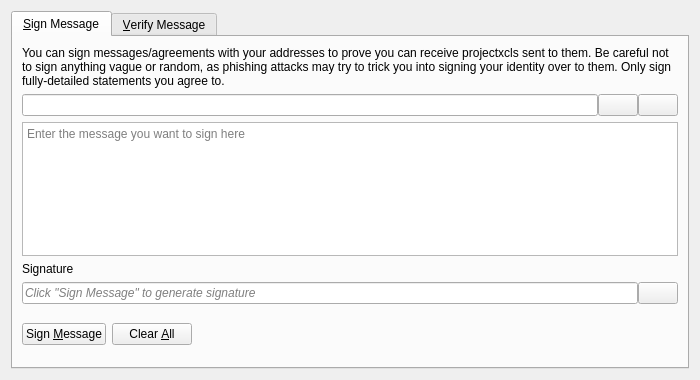
<?xml version="1.0" encoding="UTF-8"?>
<ui version="4.0">
 <class>SignVerifyMessageDialog</class>
 <widget class="QDialog" name="SignVerifyMessageDialog">
  <property name="geometry">
   <rect>
    <x>0</x>
    <y>0</y>
    <width>700</width>
    <height>380</height>
   </rect>
  </property>
  <property name="windowTitle">
   <string>Signatures - Sign / Verify a Message</string>
  </property>
  <property name="modal">
   <bool>true</bool>
  </property>
  <layout class="QVBoxLayout" name="verticalLayout">
   <item>
    <widget class="QTabWidget" name="tabWidget">
     <property name="currentIndex">
      <number>0</number>
     </property>
     <widget class="QWidget" name="tabSignMessage">
      <attribute name="title">
       <string>&amp;Sign Message</string>
      </attribute>
      <layout class="QVBoxLayout" name="verticalLayout_SM">
       <item>
        <widget class="QLabel" name="infoLabel_SM">
         <property name="text">
          <string>You can sign messages/agreements with your addresses to prove you can receive projectxcls sent to them. Be careful not to sign anything vague or random, as phishing attacks may try to trick you into signing your identity over to them. Only sign fully-detailed statements you agree to.</string>
         </property>
         <property name="textFormat">
          <enum>Qt::PlainText</enum>
         </property>
         <property name="wordWrap">
          <bool>true</bool>
         </property>
        </widget>
       </item>
       <item>
        <layout class="QHBoxLayout" name="horizontalLayout_1_SM">
         <property name="spacing">
          <number>0</number>
         </property>
         <item>
          <widget class="QValidatedLineEdit" name="addressIn_SM">
           <property name="toolTip">
            <string>The Projectxcl address to sign the message with</string>
           </property>
          </widget>
         </item>
         <item>
          <widget class="QPushButton" name="addressBookButton_SM">
           <property name="toolTip">
            <string>Choose previously used address</string>
           </property>
           <property name="text">
            <string/>
           </property>
           <property name="icon">
            <iconset resource="../bitcoin.qrc">
             <normaloff>:/icons/address-book</normaloff>:/icons/address-book</iconset>
           </property>
           <property name="shortcut">
            <string>Alt+A</string>
           </property>
           <property name="autoDefault">
            <bool>false</bool>
           </property>
          </widget>
         </item>
         <item>
          <widget class="QPushButton" name="pasteButton_SM">
           <property name="toolTip">
            <string>Paste address from clipboard</string>
           </property>
           <property name="text">
            <string/>
           </property>
           <property name="icon">
            <iconset resource="../bitcoin.qrc">
             <normaloff>:/icons/editpaste</normaloff>:/icons/editpaste</iconset>
           </property>
           <property name="shortcut">
            <string>Alt+P</string>
           </property>
           <property name="autoDefault">
            <bool>false</bool>
           </property>
          </widget>
         </item>
        </layout>
       </item>
       <item>
        <widget class="QPlainTextEdit" name="messageIn_SM">
         <property name="toolTip">
          <string>Enter the message you want to sign here</string>
         </property>
         <property name="placeholderText">
          <string>Enter the message you want to sign here</string>
         </property>
        </widget>
       </item>
       <item>
        <widget class="QLabel" name="signatureLabel_SM">
         <property name="text">
          <string>Signature</string>
         </property>
         <property name="textFormat">
          <enum>Qt::PlainText</enum>
         </property>
        </widget>
       </item>
       <item>
        <layout class="QHBoxLayout" name="horizontalLayout_2_SM">
         <property name="spacing">
          <number>0</number>
         </property>
         <item>
          <widget class="QLineEdit" name="signatureOut_SM">
           <property name="placeholderText">
            <string>Click "Sign Message" to generate signature</string>
           </property>
           <property name="font">
            <font>
             <italic>true</italic>
            </font>
           </property>
           <property name="readOnly">
            <bool>true</bool>
           </property>
          </widget>
         </item>
         <item>
          <widget class="QPushButton" name="copySignatureButton_SM">
           <property name="toolTip">
            <string>Copy the current signature to the system clipboard</string>
           </property>
           <property name="text">
            <string/>
           </property>
           <property name="icon">
            <iconset resource="../bitcoin.qrc">
             <normaloff>:/icons/editcopy</normaloff>:/icons/editcopy</iconset>
           </property>
           <property name="autoDefault">
            <bool>false</bool>
           </property>
          </widget>
         </item>
        </layout>
       </item>
       <item>
        <layout class="QHBoxLayout" name="horizontalLayout_3_SM">
         <item>
          <widget class="QPushButton" name="signMessageButton_SM">
           <property name="toolTip">
            <string>Sign the message to prove you own this Projectxcl address</string>
           </property>
           <property name="text">
            <string>Sign &amp;Message</string>
           </property>
           <property name="icon">
            <iconset resource="../bitcoin.qrc">
             <normaloff>:/icons/edit</normaloff>:/icons/edit</iconset>
           </property>
           <property name="autoDefault">
            <bool>false</bool>
           </property>
          </widget>
         </item>
         <item>
          <widget class="QPushButton" name="clearButton_SM">
           <property name="toolTip">
            <string>Reset all sign message fields</string>
           </property>
           <property name="text">
            <string>Clear &amp;All</string>
           </property>
           <property name="icon">
            <iconset resource="../bitcoin.qrc">
             <normaloff>:/icons/remove</normaloff>:/icons/remove</iconset>
           </property>
           <property name="autoDefault">
            <bool>false</bool>
           </property>
          </widget>
         </item>
         <item>
          <spacer name="horizontalSpacer_1_SM">
           <property name="orientation">
            <enum>Qt::Horizontal</enum>
           </property>
           <property name="sizeHint" stdset="0">
            <size>
             <width>40</width>
             <height>48</height>
            </size>
           </property>
          </spacer>
         </item>
         <item>
          <widget class="QLabel" name="statusLabel_SM">
           <property name="font">
            <font>
             <weight>75</weight>
             <bold>true</bold>
            </font>
           </property>
           <property name="text">
            <string/>
           </property>
           <property name="wordWrap">
            <bool>true</bool>
           </property>
          </widget>
         </item>
         <item>
          <spacer name="horizontalSpacer_2_SM">
           <property name="orientation">
            <enum>Qt::Horizontal</enum>
           </property>
           <property name="sizeHint" stdset="0">
            <size>
             <width>40</width>
             <height>48</height>
            </size>
           </property>
          </spacer>
         </item>
        </layout>
       </item>
      </layout>
     </widget>
     <widget class="QWidget" name="tabVerifyMessage">
      <attribute name="title">
       <string>&amp;Verify Message</string>
      </attribute>
      <layout class="QVBoxLayout" name="verticalLayout_VM">
       <item>
        <widget class="QLabel" name="infoLabel_VM">
         <property name="text">
          <string>Enter the receiver's address, message (ensure you copy line breaks, spaces, tabs, etc. exactly) and signature below to verify the message. Be careful not to read more into the signature than what is in the signed message itself, to avoid being tricked by a man-in-the-middle attack. Note that this only proves the signing party receives with the address, it cannot prove sendership of any transaction!</string>
         </property>
         <property name="textFormat">
          <enum>Qt::PlainText</enum>
         </property>
         <property name="alignment">
          <set>Qt::AlignLeading|Qt::AlignLeft|Qt::AlignTop</set>
         </property>
         <property name="wordWrap">
          <bool>true</bool>
         </property>
        </widget>
       </item>
       <item>
        <layout class="QHBoxLayout" name="horizontalLayout_1_VM">
         <property name="spacing">
          <number>0</number>
         </property>
         <item>
          <widget class="QValidatedLineEdit" name="addressIn_VM">
           <property name="toolTip">
            <string>The Projectxcl address the message was signed with</string>
           </property>
          </widget>
         </item>
         <item>
          <widget class="QPushButton" name="addressBookButton_VM">
           <property name="toolTip">
            <string>Choose previously used address</string>
           </property>
           <property name="text">
            <string/>
           </property>
           <property name="icon">
            <iconset resource="../bitcoin.qrc">
             <normaloff>:/icons/address-book</normaloff>:/icons/address-book</iconset>
           </property>
           <property name="shortcut">
            <string>Alt+A</string>
           </property>
           <property name="autoDefault">
            <bool>false</bool>
           </property>
          </widget>
         </item>
        </layout>
       </item>
       <item>
        <widget class="QPlainTextEdit" name="messageIn_VM">
          <property name="toolTip">
            <string>The signed message to verify</string>
          </property>
          <property name="placeholderText">
            <string>The signed message to verify</string>
          </property>
        </widget>
       </item>
       <item>
        <widget class="QValidatedLineEdit" name="signatureIn_VM">
          <property name="toolTip">
            <string>The signature given when the message was signed</string>
          </property>
          <property name="placeholderText">
            <string>The signature given when the message was signed</string>
          </property>
        </widget>
       </item>
       <item>
        <layout class="QHBoxLayout" name="horizontalLayout_2_VM">
         <item>
          <widget class="QPushButton" name="verifyMessageButton_VM">
           <property name="toolTip">
            <string>Verify the message to ensure it was signed with the specified Projectxcl address</string>
           </property>
           <property name="text">
            <string>Verify &amp;Message</string>
           </property>
           <property name="icon">
            <iconset resource="../bitcoin.qrc">
             <normaloff>:/icons/transaction_0</normaloff>:/icons/transaction_0</iconset>
           </property>
           <property name="autoDefault">
            <bool>false</bool>
           </property>
          </widget>
         </item>
         <item>
          <widget class="QPushButton" name="clearButton_VM">
           <property name="toolTip">
            <string>Reset all verify message fields</string>
           </property>
           <property name="text">
            <string>Clear &amp;All</string>
           </property>
           <property name="icon">
            <iconset resource="../bitcoin.qrc">
             <normaloff>:/icons/remove</normaloff>:/icons/remove</iconset>
           </property>
           <property name="autoDefault">
            <bool>false</bool>
           </property>
          </widget>
         </item>
         <item>
          <spacer name="horizontalSpacer_1_VM">
           <property name="orientation">
            <enum>Qt::Horizontal</enum>
           </property>
           <property name="sizeHint" stdset="0">
            <size>
             <width>40</width>
             <height>48</height>
            </size>
           </property>
          </spacer>
         </item>
         <item>
          <widget class="QLabel" name="statusLabel_VM">
           <property name="font">
            <font>
             <weight>75</weight>
             <bold>true</bold>
            </font>
           </property>
           <property name="text">
            <string/>
           </property>
           <property name="wordWrap">
            <bool>true</bool>
           </property>
          </widget>
         </item>
         <item>
          <spacer name="horizontalSpacer_2_VM">
           <property name="orientation">
            <enum>Qt::Horizontal</enum>
           </property>
           <property name="sizeHint" stdset="0">
            <size>
             <width>40</width>
             <height>48</height>
            </size>
           </property>
          </spacer>
         </item>
        </layout>
       </item>
      </layout>
     </widget>
    </widget>
   </item>
  </layout>
 </widget>
 <customwidgets>
  <customwidget>
   <class>QValidatedLineEdit</class>
   <extends>QLineEdit</extends>
   <header>qt/qvalidatedlineedit.h</header>
  </customwidget>
 </customwidgets>
 <resources>
  <include location="../bitcoin.qrc"/>
 </resources>
 <connections/>
</ui>
